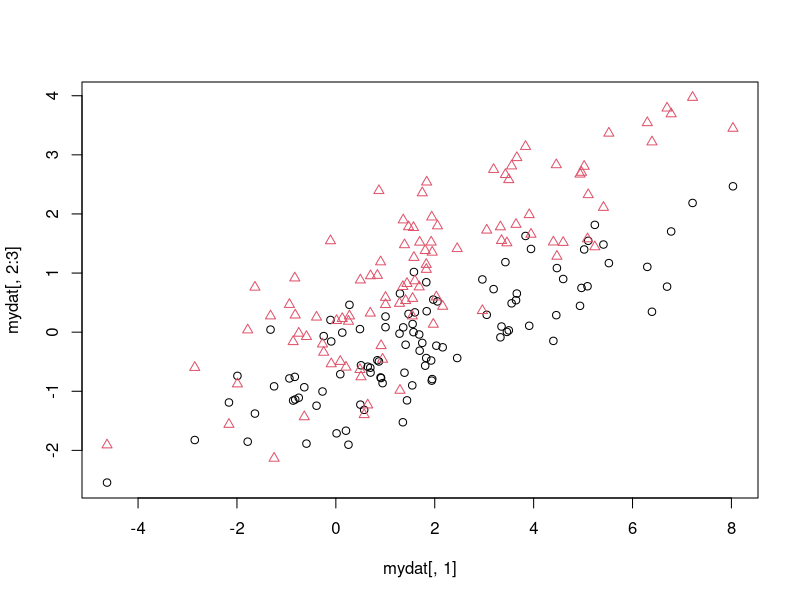
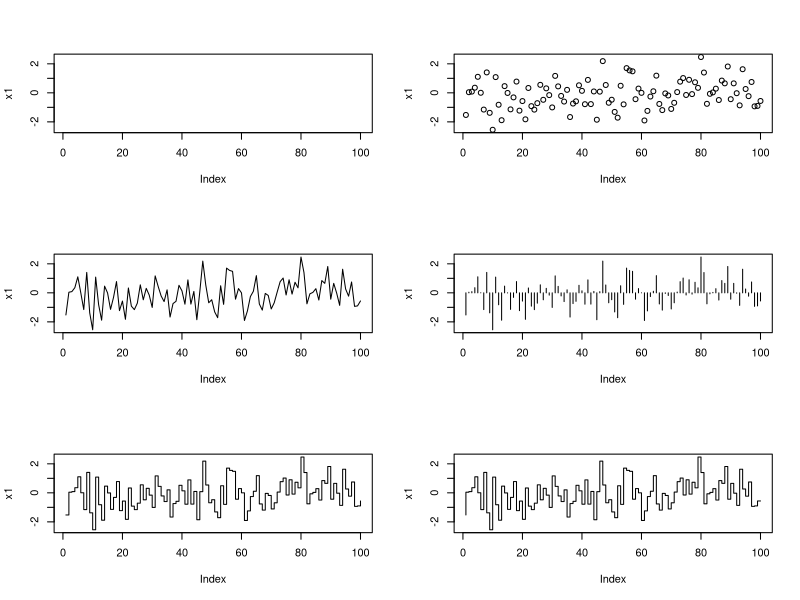
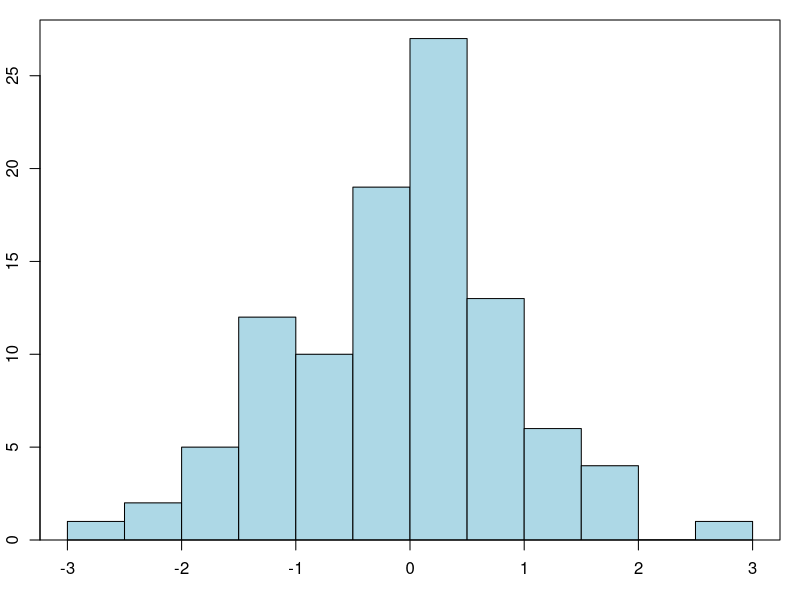

Generate these figures, in order, with R:
#library("RSvgDevice")
png("histogram.png", width = 320, height = 480 )
set.seed(50)
par(mar=c(3,2,1,1),yaxs="i",mgp=c(1.8,.9,0))
hist(rnorm(100),col="lightblue",
    main="",xlab="",ylab="",ylim=c(0,28))
box()
dev.off()

#   on same graphic
N <- 100
x1 <- rnorm(N)
x2 <- rnorm(N) + x1 + 1
y <- 1 + x1 + x2 + rnorm(N)
mydat <- data.frame(y,x1,x2)
matplot(mydat[,1],mydat[,2:3], pch = 1:2)

# several graphics
par(mfrow = c(3,2))
plot(x1, type = "n")
plot(x1, type = "p")
plot(x1, type = "l")
plot(x1, type = "h")
plot(x1, type = "s")
plot(x1, type = "S")